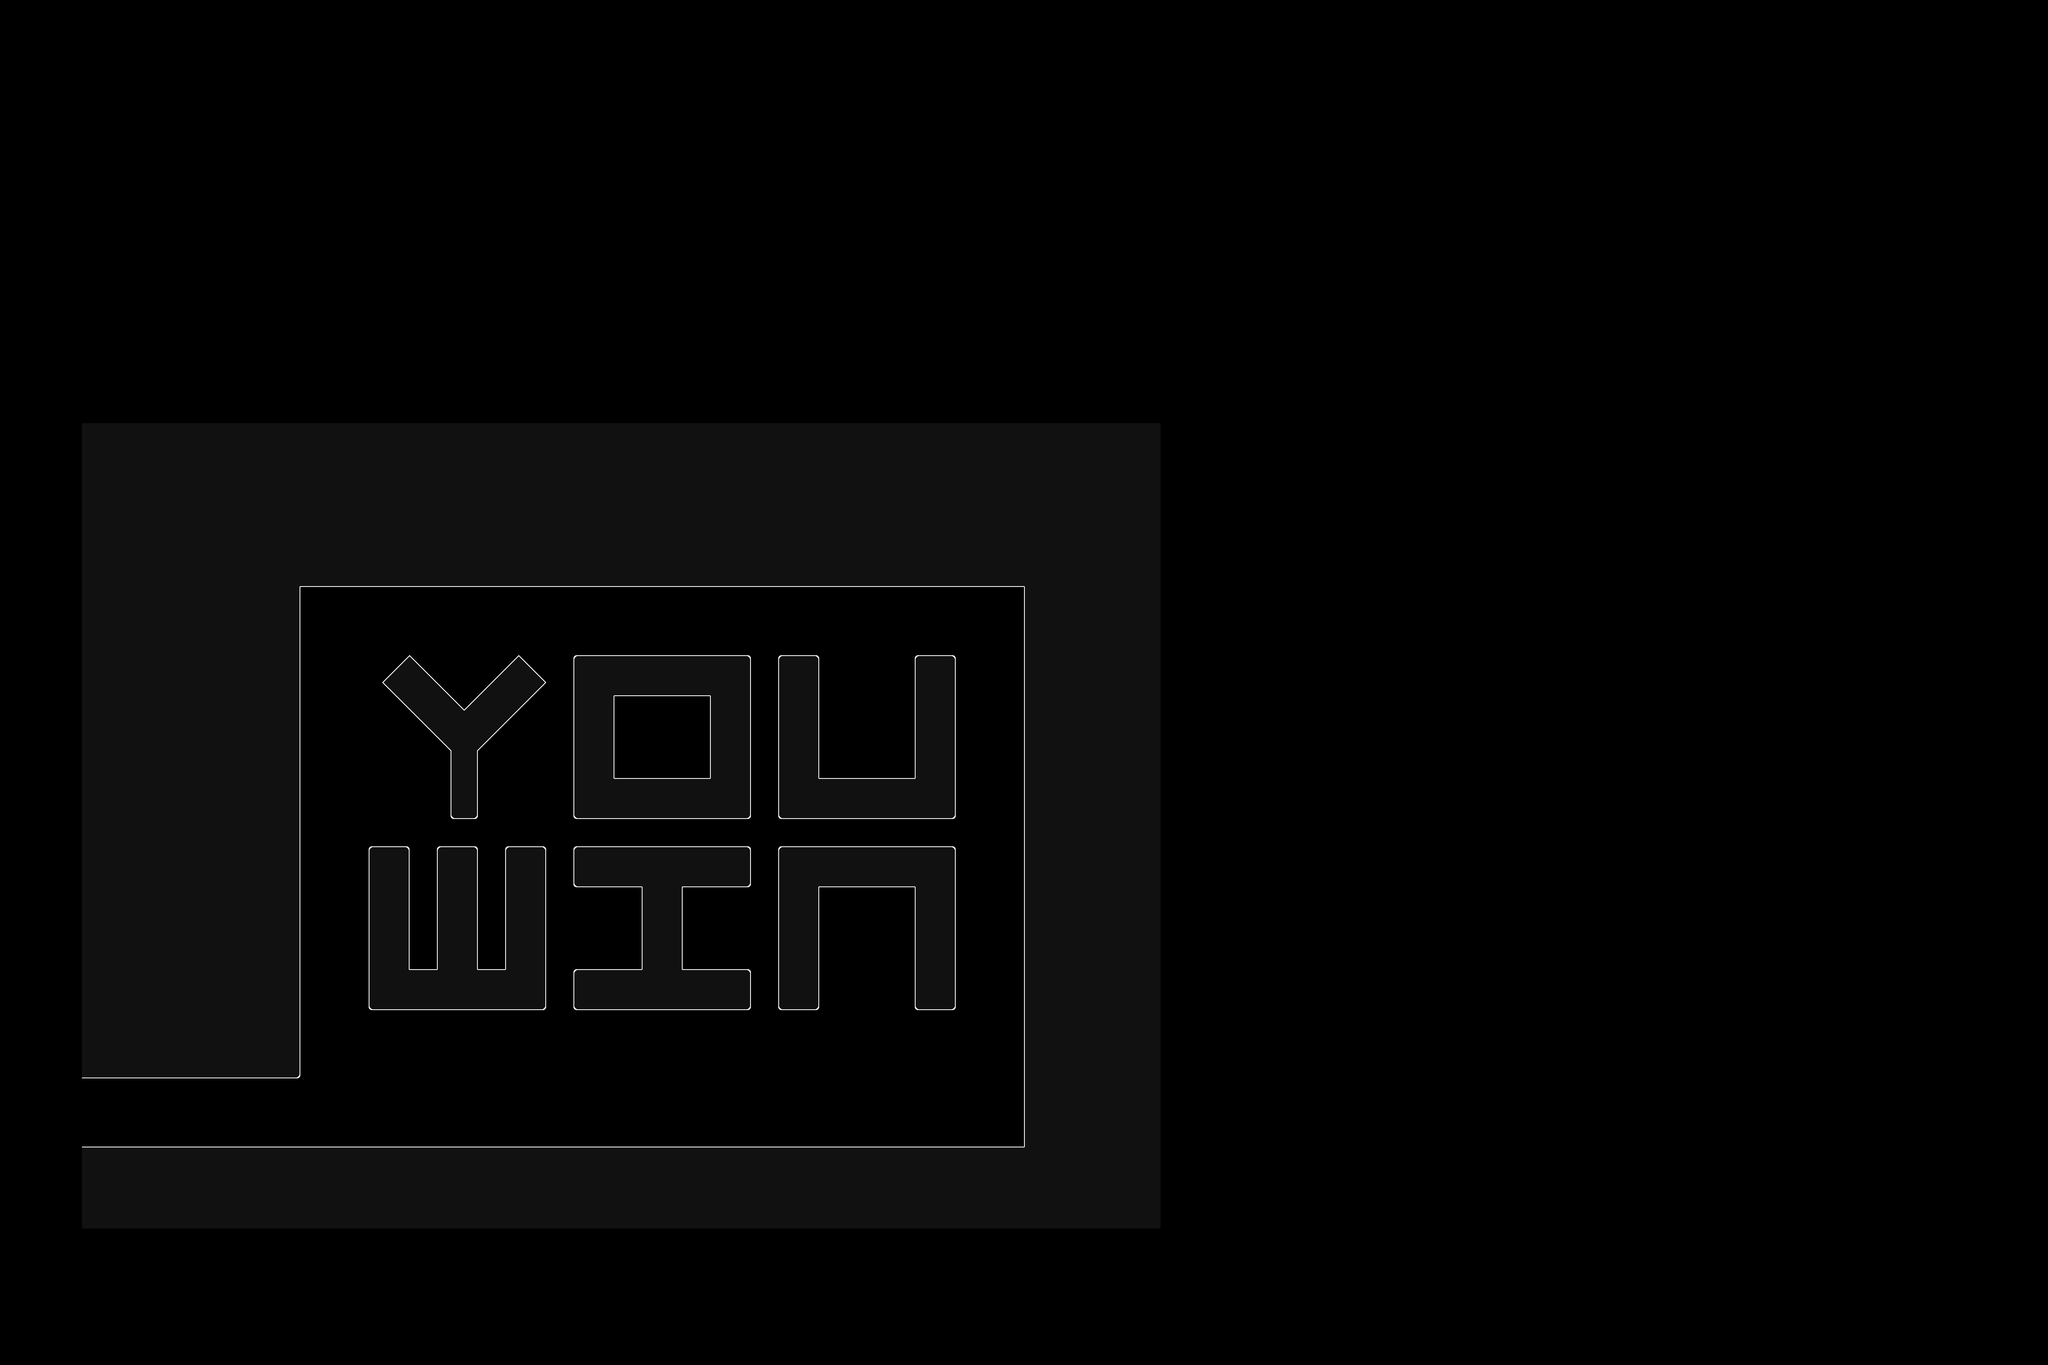

Below is a game level as drawn by its tile map, then a one-line description and the .tmx that defines it (tile-layer data replaced by summaries):
An orthogonal 150x100 tile map with 32x32 px tiles, 1 tile layer (Tile Layer 1) and 38 objects (8x Sensor, 6x Particle, 6x Dummy, 2x Multitrigger, 2x Bounds, ...).

<map version="1.5" tiledversion="1.7.1" orientation="orthogonal" renderorder="right-down" width="150" height="100" tilewidth="32" tileheight="32" infinite="0" nextlayerid="5" nextobjectid="45">
 <properties>
  <property name="music" value="EXTRA_ROOM" />
  <property name="startUI" value="CONGRATULATIONS,EMPTY,SCRAP" />
 </properties>
 <tileset firstgid="1" source="main_0.tsx" />
 <layer id="1" name="Tile Layer 1" width="150" height="100">
  <data>[15000 cells, 2984 non-empty, 17 distinct tile ids]</data>
 </layer>
 <objectgroup id="2" name="collision-layer">
  <object id="1" x="192" y="2528">
   <polyline points="0,0 512,0 512,-1152 2208,-1152 2208,160 0,160 0,0" />
  </object>
  <object id="2" x="896" y="1600">
   <polyline points="0,0 64,-64 192,64 320,-64 384,0 224,160 224,320 160,320 160,160 0,0" />
  </object>
  <object id="3" x="1344" y="1536">
   <polyline points="0,0 416,0 416,384 0,384 0,0" />
  </object>
  <object id="4" x="1824" y="1536">
   <polyline points="0,0 96,0 96,288 320,288 320,0 416,0 416,384 0,384 0,0" />
  </object>
  <object id="5" x="864" y="1984">
   <polyline points="0,0 96,0 96,288 160,288 160,0 256,0 256,288 320,288 320,0 416,0 416,384 0,384 0,0" />
  </object>
  <object id="6" x="1344" y="1984">
   <polyline points="0,0 416,0 416,96 256,96 256,288 416,288 416,384 0,384 0,288 160,288 160,96 0,96 0,0" />
  </object>
  <object id="7" x="1824" y="1984">
   <polyline points="0,0 416,0 416,384 320,384 320,96 96,96 96,384 0,384 0,0" />
  </object>
 </objectgroup>
 <objectgroup id="3" name="event-layer">
  <object id="8" name="Start" type="Start" x="288" y="2624" width="32" height="32">
   <properties>
    <property name="startId" value="start0" />
    <property name="triggeredId" value="" />
    <property name="triggeringId" value="playerstart" />
   </properties>
  </object>
  <object id="9" name="Sensor" type="Sensor" x="192" y="2528" width="64" height="160">
   <properties>
    <property name="triggeredId" value="" />
    <property name="triggeringId" value="warp1" />
   </properties>
  </object>
  <object id="10" name="Warp" type="Warp" x="128" y="2592" width="32" height="32">
   <properties>
    <property name="level" value="SLUICEBOSS" />
    <property name="startId" value="start1" />
    <property name="triggeredId" value="warp1" />
   </properties>
  </object>
  <object id="11" name="Multitrigger" type="Multitrigger" x="224" y="832" width="32" height="32">
   <properties>
    <property name="triggeredId" value="playerstart" />
    <property name="triggeringId" value="bounds1,bounds2" />
   </properties>
  </object>
  <object id="12" name="Bounds" type="Bounds" x="256" y="1280" width="32" height="32">
   <properties>
    <property name="left" type="bool" value="true" />
    <property name="triggeredId" value="bounds2" />
    <property name="up" type="bool" value="true" />
   </properties>
  </object>
  <object id="13" name="Bounds" type="Bounds" x="2464" y="2784" width="32" height="32">
   <properties>
    <property name="down" type="bool" value="true" />
    <property name="right" type="bool" value="true" />
    <property name="triggeredId" value="bounds1" />
   </properties>
  </object>
  <object id="14" name="Sensor" type="Sensor" x="864" y="2656" width="96" height="32">
   <properties>
    <property name="triggeredId" value="" />
    <property name="triggeringId" value="c1" />
   </properties>
  </object>
  <object id="15" name="Particle" type="Particle" x="896" y="2720" width="32" height="32">
   <properties>
    <property name="duration" type="float" value="3" />
    <property name="particle" value="PARTY" />
    <property name="triggeredId" value="c1" />
    <property name="triggeringId" value="c1dummy" />
   </properties>
  </object>
  <object id="16" name="Dummy" type="Dummy" x="896" y="2432" width="32" height="32">
   <properties>
    <property name="triggeredId" value="c1dummy" />
   </properties>
  </object>
  <object id="17" name="Navigation" type="Navigation" x="1440" y="2592" width="96" height="96">
   <properties>
    <property name="level" value="PARTY" />
    <property name="unlock" type="bool" value="true" />
   </properties>
  </object>
  <object id="18" name="Sensor" type="Sensor" x="1056" y="2656" width="96" height="32">
   <properties>
    <property name="triggeredId" value="" />
    <property name="triggeringId" value="c2" />
   </properties>
  </object>
  <object id="19" name="Particle" type="Particle" x="1088" y="2720" width="32" height="32">
   <properties>
    <property name="duration" type="float" value="3" />
    <property name="particle" value="PARTY" />
    <property name="triggeredId" value="c2" />
    <property name="triggeringId" value="c2dummy" />
   </properties>
  </object>
  <object id="20" name="Dummy" type="Dummy" x="1088" y="2432" width="32" height="32">
   <properties>
    <property name="triggeredId" value="c2dummy" />
   </properties>
  </object>
  <object id="21" name="Sensor" type="Sensor" x="1248" y="2656" width="96" height="32">
   <properties>
    <property name="triggeredId" value="" />
    <property name="triggeringId" value="c3" />
   </properties>
  </object>
  <object id="22" name="Particle" type="Particle" x="1280" y="2720" width="32" height="32">
   <properties>
    <property name="duration" type="float" value="3" />
    <property name="particle" value="PARTY" />
    <property name="triggeredId" value="c3" />
    <property name="triggeringId" value="c3dummy" />
   </properties>
  </object>
  <object id="23" name="Dummy" type="Dummy" x="1280" y="2432" width="32" height="32">
   <properties>
    <property name="triggeredId" value="c3dummy" />
   </properties>
  </object>
  <object id="24" name="Sensor" type="Sensor" x="1632" y="2656" width="96" height="32">
   <properties>
    <property name="triggeredId" value="" />
    <property name="triggeringId" value="c4" />
   </properties>
  </object>
  <object id="25" name="Particle" type="Particle" x="1664" y="2720" width="32" height="32">
   <properties>
    <property name="duration" type="float" value="3" />
    <property name="particle" value="PARTY" />
    <property name="triggeredId" value="c4" />
    <property name="triggeringId" value="c4dummy" />
   </properties>
  </object>
  <object id="26" name="Dummy" type="Dummy" x="1664" y="2432" width="32" height="32">
   <properties>
    <property name="triggeredId" value="c4dummy" />
   </properties>
  </object>
  <object id="27" name="Sensor" type="Sensor" x="1824" y="2656" width="96" height="32">
   <properties>
    <property name="triggeredId" value="" />
    <property name="triggeringId" value="c5" />
   </properties>
  </object>
  <object id="28" name="Particle" type="Particle" x="1856" y="2720" width="32" height="32">
   <properties>
    <property name="duration" type="float" value="3" />
    <property name="particle" value="PARTY" />
    <property name="triggeredId" value="c5" />
    <property name="triggeringId" value="c5dummy" />
   </properties>
  </object>
  <object id="29" name="Dummy" type="Dummy" x="1856" y="2432" width="32" height="32">
   <properties>
    <property name="triggeredId" value="c5dummy" />
   </properties>
  </object>
  <object id="30" name="Sensor" type="Sensor" x="2016" y="2656" width="96" height="32">
   <properties>
    <property name="triggeredId" value="" />
    <property name="triggeringId" value="c6" />
   </properties>
  </object>
  </objectgroup>
</map>
<!-- 8 of 38 objects omitted -->
